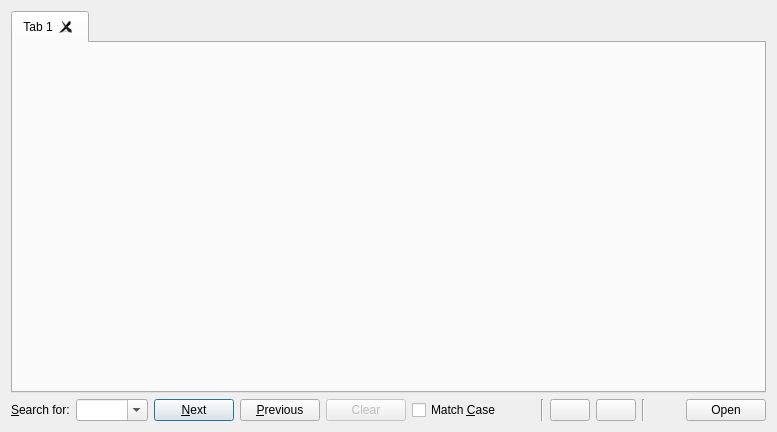
<?xml version="1.0" encoding="UTF-8"?>
<ui version="4.0">
 <class>Preview</class>
 <widget class="QDialog" name="Preview">
  <property name="geometry">
   <rect>
    <x>0</x>
    <y>0</y>
    <width>777</width>
    <height>432</height>
   </rect>
  </property>
  <property name="windowTitle">
   <string>Form</string>
  </property>
  <layout class="QVBoxLayout" name="verticalLayout">
   <item>
    <widget class="QTabWidget" name="pvTab">
     <property name="currentIndex">
      <number>0</number>
     </property>
     <property name="tabsClosable">
      <bool>true</bool>
     </property>
     <widget class="QWidget" name="tab">
      <attribute name="title">
       <string>Tab 1</string>
      </attribute>
     </widget>
    </widget>
   </item>
   <item>
    <layout class="QHBoxLayout" name="horizontalLayout">
     <item>
      <widget class="QLabel" name="searchLBL">
       <property name="text">
        <string>&amp;Search for:</string>
       </property>
       <property name="buddy">
        <cstring>searchTextCMB</cstring>
       </property>
      </widget>
     </item>
     <item>
      <widget class="QComboBox" name="searchTextCMB">
       <property name="editable">
        <bool>true</bool>
       </property>
       <property name="insertPolicy">
        <enum>QComboBox::NoInsert</enum>
       </property>
      </widget>
     </item>
     <item>
      <widget class="QPushButton" name="nextPB">
       <property name="text">
        <string>&amp;Next</string>
       </property>
      </widget>
     </item>
     <item>
      <widget class="QPushButton" name="prevPB">
       <property name="text">
        <string>&amp;Previous</string>
       </property>
      </widget>
     </item>
     <item>
      <widget class="QPushButton" name="clearPB">
       <property name="enabled">
        <bool>false</bool>
       </property>
       <property name="text">
        <string>Clear</string>
       </property>
      </widget>
     </item>
     <item>
      <widget class="QCheckBox" name="casematchCB">
       <property name="text">
        <string>Match &amp;Case</string>
       </property>
      </widget>
     </item>
     <item>
      <spacer name="horizontalSpacer">
       <property name="orientation">
        <enum>Qt::Horizontal</enum>
       </property>
       <property name="sizeHint" stdset="0">
        <size>
         <width>40</width>
         <height>20</height>
        </size>
       </property>
      </spacer>
     </item>
     <item>
      <widget class="Line" name="line">
       <property name="orientation">
        <enum>Qt::Vertical</enum>
       </property>
      </widget>
     </item>
     <item>
      <widget class="QPushButton" name="prevInTabPB">
       <property name="text">
        <string/>
       </property>
       <property name="toolTip">
         <string>Previous result document</string>
       </property>
       <property name="icon">
        <iconset>
         <normaloff>:/images/prevpage.png</normaloff>images/prevpage.png</iconset>
       </property>
      </widget>
     </item>
     <item>
      <widget class="QPushButton" name="nextInTabPB">
       <property name="text">
        <string/>
       </property>
       <property name="toolTip">
         <string>Next result document</string>
       </property>
       <property name="icon">
        <iconset>
         <normaloff>:/images/nextpage.png</normaloff>images/nextpage.png</iconset>
       </property>
      </widget>
     </item>
     <item>
      <widget class="Line" name="line_2">
       <property name="orientation">
        <enum>Qt::Vertical</enum>
       </property>
      </widget>
     </item>
     <item>
      <spacer name="horizontalSpacer_2">
       <property name="orientation">
        <enum>Qt::Horizontal</enum>
       </property>
       <property name="sizeHint" stdset="0">
        <size>
         <width>40</width>
         <height>20</height>
        </size>
       </property>
      </spacer>
     </item>
     <item>
      <widget class="QPushButton" name="editPB">
       <property name="text">
        <string>Open</string>
       </property>
      </widget>
     </item>
    </layout>
   </item>
  </layout>
 </widget>
 <resources/>
 <connections/>
</ui>
